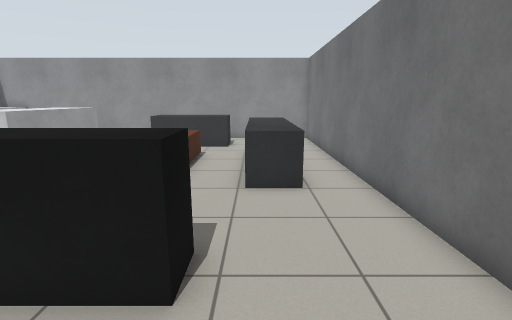
view 1 (above)

19 first-person views from a walk through a world built for the Gazebo simulator. The camera is 1.2 m above the floor, tilts 12° down and sees 85° across. The floor is counted in squares, 0.5 m on a side. Each view is taken from the middle of a square. On the plan, view 1 faces up. The plan holds only what a view shows up to about 18 squares ahead; the rest is blank.

view 2
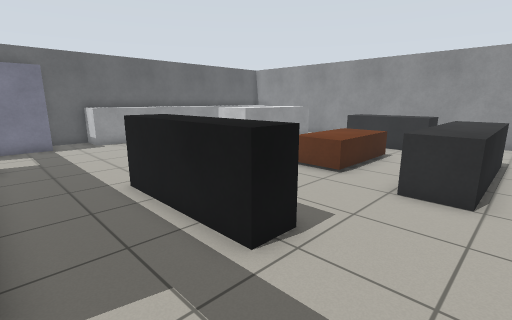

view 3
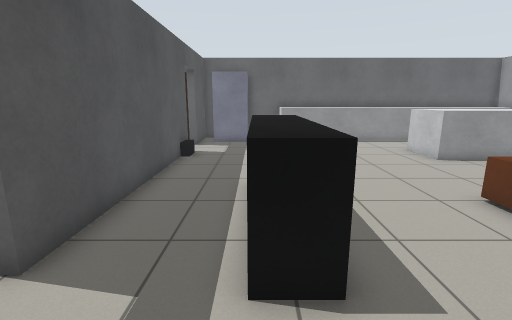

view 4
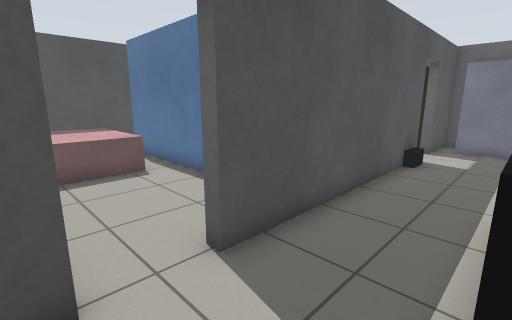

view 5
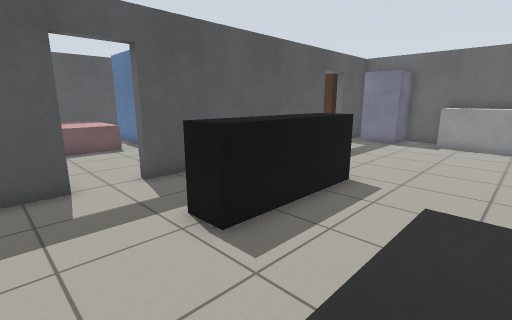

view 6
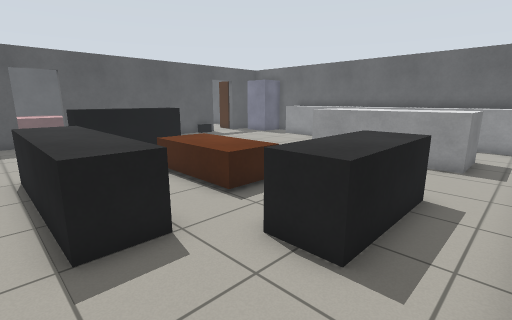

view 7
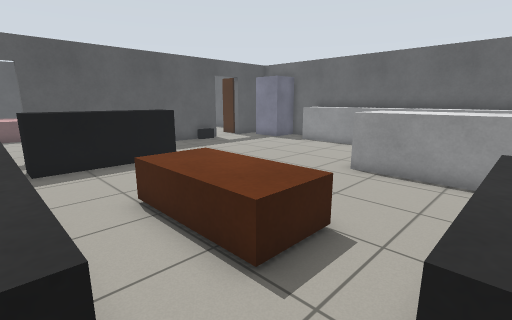

view 8
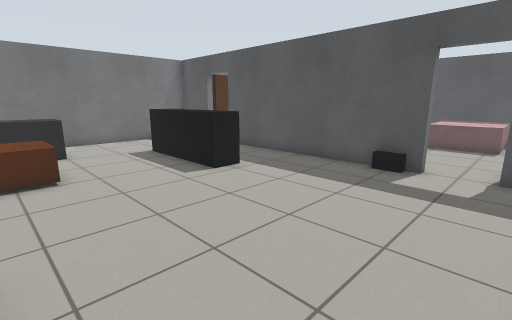

view 9
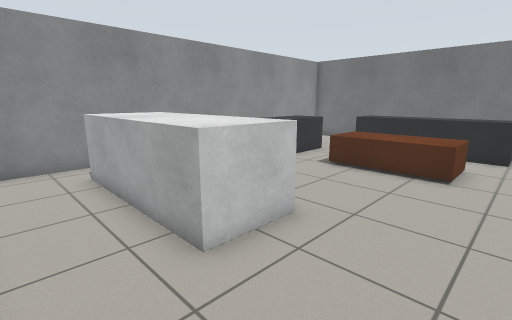

view 10
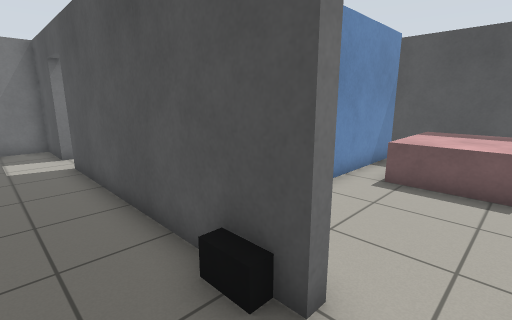

view 11
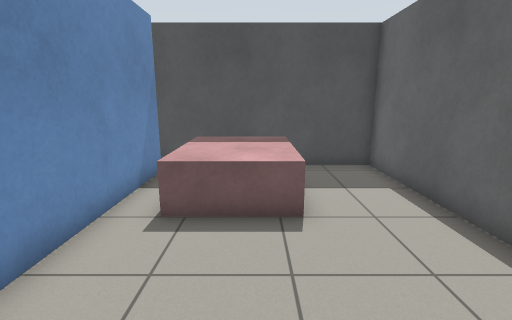

view 12
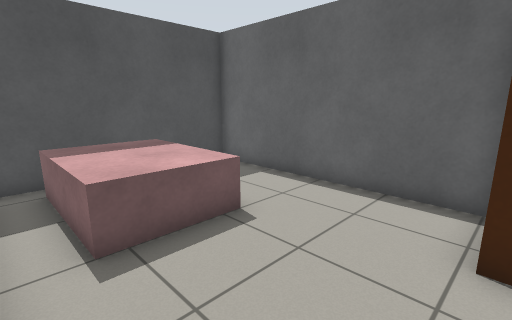

view 13
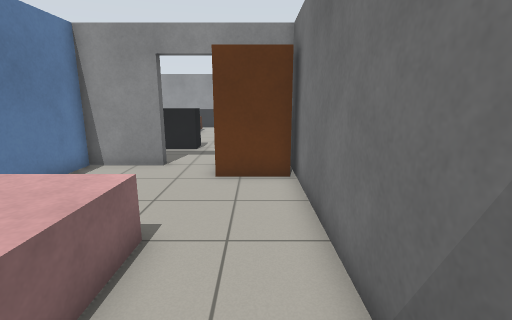

view 14
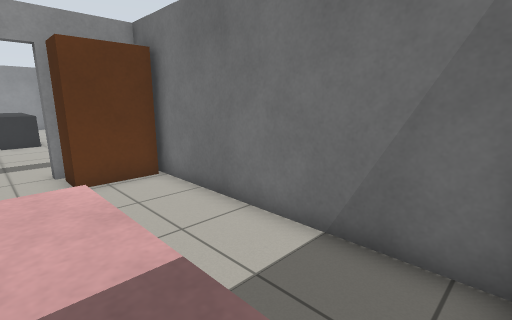

view 15
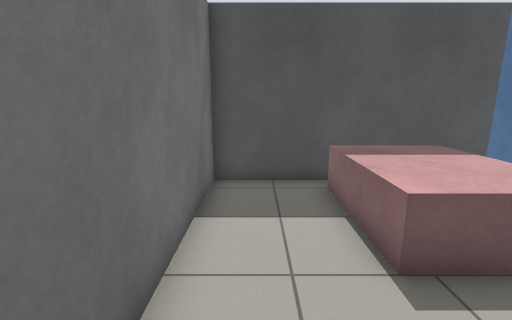

view 16
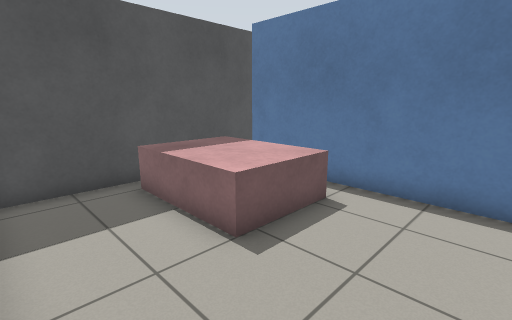

view 17
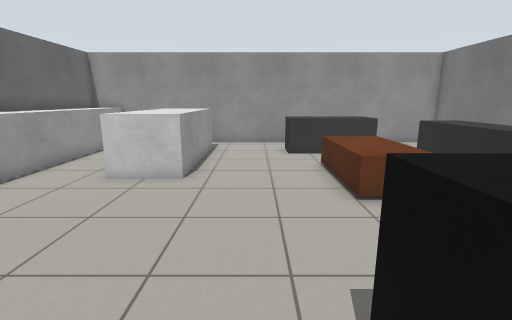

view 18
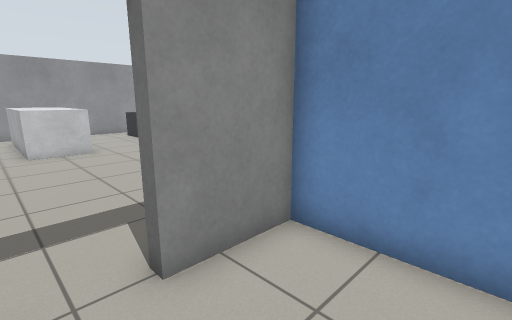

view 19
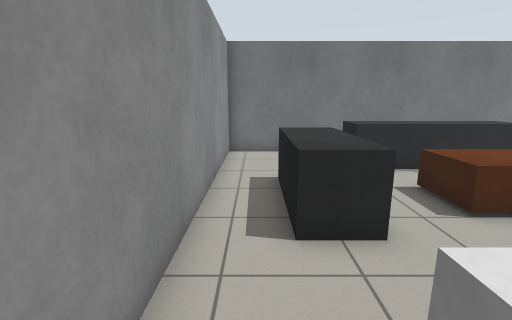

### Floor plan
Points are (right, up) in squares from view 1. A wall is a line through its corners. A room is listed if a view was taken in it or the views show most of it. See-through windows are left out.
Room 1 (views 1, 2, 3, 4, 13, 14, 15, 16)
walls: (2.4, -0.3) (3.3, -0.3) (3.3, 4.4); (-7.4, -0.3) (-1.5, -0.3) (-1.5, -0.7) (-4.3, -0.7) (-4.3, -10.5); (-5.1, -11.3) (3.3, -11.3) (3.3, -0.6)
low walls: (-1, 4.1) (-1, 2.9) (-6, 2.9)
ways out: opening at (-6.5, 1.5) to room 2; opening at (1.5, 3.5) to room 2
objects: pink box (-3, -10) to (0, -7); brown box (1, -2) to (3, -1)
Room 2 (views 5, 6, 7, 8, 9, 10, 11, 12, 17, 18, 19)
walls: (-9.6, -0.3) (-7.4, -0.3); (-16.3, 0.2) (-16.3, -0.3) (-15.4, -0.3); (3.3, 4.4) (3.3, 18.3) (-16.3, 18.3) (-16.3, 2.8); (-16.3, -2.6) (-16.3, -11.3) (-8.4, -11.3); (-8.7, -10.6) (-8.7, -0.7) (-9.6, -0.7)
low walls: (-6, 2.9) (-6, 4.1) (-1, 4.1); (-14.7, 18.2) (-14.7, 4.5) (-16.4, 4.5)
ways out: opening at (-6.5, 1.5) to room 1; opening at (1.5, 3.5) to room 1
objects: brown box (-16, -2) to (-14, -1); grey box (-16, 1) to (-15, 2); pink box (-13, -10) to (-10, -7); black box (-11, 0) to (-10, 0); white box (-11, 11) to (-10, 16); dark grey box (-5, 15) to (-2, 16); brown box (-4, 9) to (-3, 12); dark grey box (0, 8) to (1, 13)

Where each view was taken, in squares from view 1:
view 1: 0 up, 0 right, facing up
view 2: 0 up, 2 right, facing up-left
view 3: 3 up, 2 right, facing left
view 4: 3 up, 1 right, facing down-left
view 5: 8 up, 2 right, facing down-left
view 6: 18 up, 2 right, facing down-left
view 7: 15 up, 0 right, facing down-left
view 8: 10 up, 14 left, facing down-right
view 9: 7 up, 14 left, facing up-right
view 10: 2 up, 13 left, facing down-right
view 11: 1 down, 12 left, facing down
view 12: 2 down, 9 left, facing down-left
view 13: 11 down, 2 right, facing up
view 14: 11 down, 1 left, facing up-right
view 15: 3 down, 2 right, facing down
view 16: 3 down, 3 right, facing down-left
view 17: 2 up, 7 left, facing up
view 18: 4 down, 13 left, facing up-right
view 19: 17 up, 10 left, facing right
